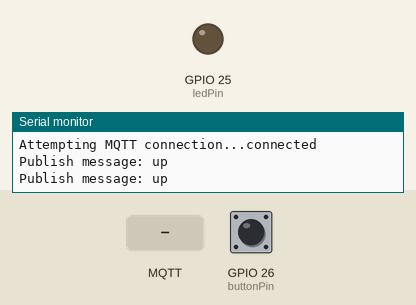
Recording of a sketch running on a simulated ESP32. Shown: output pins drawn as LEDs (lit = HIGH), the last lines printed to the serial monitor. The test bench sets the inputs (shaded band); at power-on: GPIO 26 (buttonPin) HIGH. WiFi joins after 1.5 s; servers stay silent unless stated; no MQTT or app messages arrive unless stated.

Above: at 2.7 s.
2.8 s: MQTT message "on" arrives on the first subscribed topic
At 3.1 s:
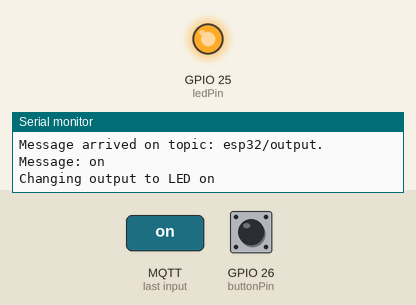
8.3 s: MQTT message "off" arrives on the first subscribed topic
At 9.6 s:
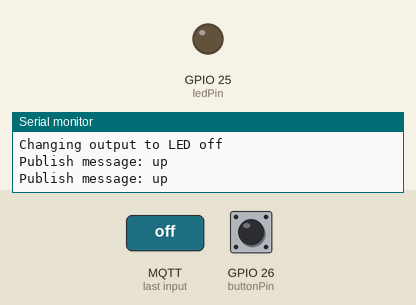
Timing chart, 0 to 10.8 s (numbered marks = the images above; inputs shaded):
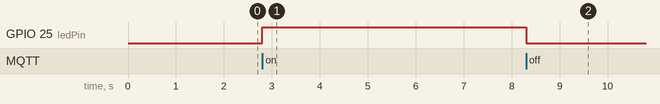

Measured:
- after the input at 2.8 s, GPIO 25 (ledPin): LOW → HIGH at once
- after the input at 8.3 s, GPIO 25 (ledPin): HIGH → LOW at once

The sketch:

led_et_bouton.ino
```cpp
#include <WiFi.h>
#include <PubSubClient.h>
#include <Wire.h>

// Identifiants WiFi
const char *ssid = "iot";
const char *password = "iotisis;";

// Adresse IP du Broker MQTT
const char *mqtt_server = "172.18.32.46";

WiFiClient espClient;
PubSubClient client(espClient);
long lastMsg = 0;

const int ledPin = 25;     // LED avec sur GPIO 25
const int buttonPin = 26;  // Bouton poussoir sur GPIO 26

void setup_wifi();
void callback(char *topic, byte *message, unsigned int length);

void setup()
{
  Serial.begin(115200);
  setup_wifi();
  client.setServer(mqtt_server, 1883);
  client.setCallback(callback);

  pinMode(ledPin, OUTPUT);
  pinMode(buttonPin, INPUT_PULLUP);
}

void setup_wifi()
{
  delay(10);
  Serial.println();
  Serial.print("Connecting to ");
  Serial.println(ssid);

  WiFi.begin(ssid, password);

  while (WiFi.status() != WL_CONNECTED)
  {
    delay(500);
    Serial.print(".");
  }

  Serial.println("");
  Serial.println("WiFi connected");
  Serial.println("IP address: ");
  Serial.println(WiFi.localIP());
}

void callback(char *topic, byte *message, unsigned int length)
{
  Serial.print("Message arrived on topic: ");
  Serial.print(topic);
  Serial.print(". Message: ");
  String messageTemp;

  for (int i = 0; i < length; i++)
  {
    Serial.print((char)message[i]);
    messageTemp += (char)message[i];
  }
  Serial.println();

  // Allume ou éteint la LED selon le message reçu sur esp32/output
  if (String(topic) == "esp32/output")
  {
    Serial.print("Changing output to ");
    if (messageTemp == "on")
    {
      Serial.println("LED on");
      digitalWrite(ledPin, HIGH);
    }
    else if (messageTemp == "off")
    {
      Serial.println("LED off");
      digitalWrite(ledPin, LOW);
    }
  }
}

void reconnect()
{
  while (!client.connected())
  {
    Serial.print("Attempting MQTT connection...");
    // Identifiant client unique pour la carte combinée
    if (client.connect("ESP32Client_Led_Btn"))
    {
      Serial.println("connected");
      client.subscribe("esp32/output");
    }
    else
    {
      Serial.print("failed, rc=");
      Serial.print(client.state());
      Serial.println(" try again in 5 seconds");
      delay(5000);
    }
  }
}

void loop()
{
  if (!client.connected())
  {
    reconnect();
  }
  client.loop();

  long now = millis();
  if (now - lastMsg > 1000)
  {
    lastMsg = now;

    int buttonState = digitalRead(buttonPin);
    if (buttonState == LOW)
    {
      Serial.print("Publish message: ");
      String msg = "down";
      Serial.println(msg);
      client.publish("esp32/button1", msg.c_str());
    }
    else
    {
      Serial.print("Publish message: ");
      String msg = "up";
      Serial.println(msg);
      client.publish("esp32/button1", msg.c_str());
    }
  }
}
```
